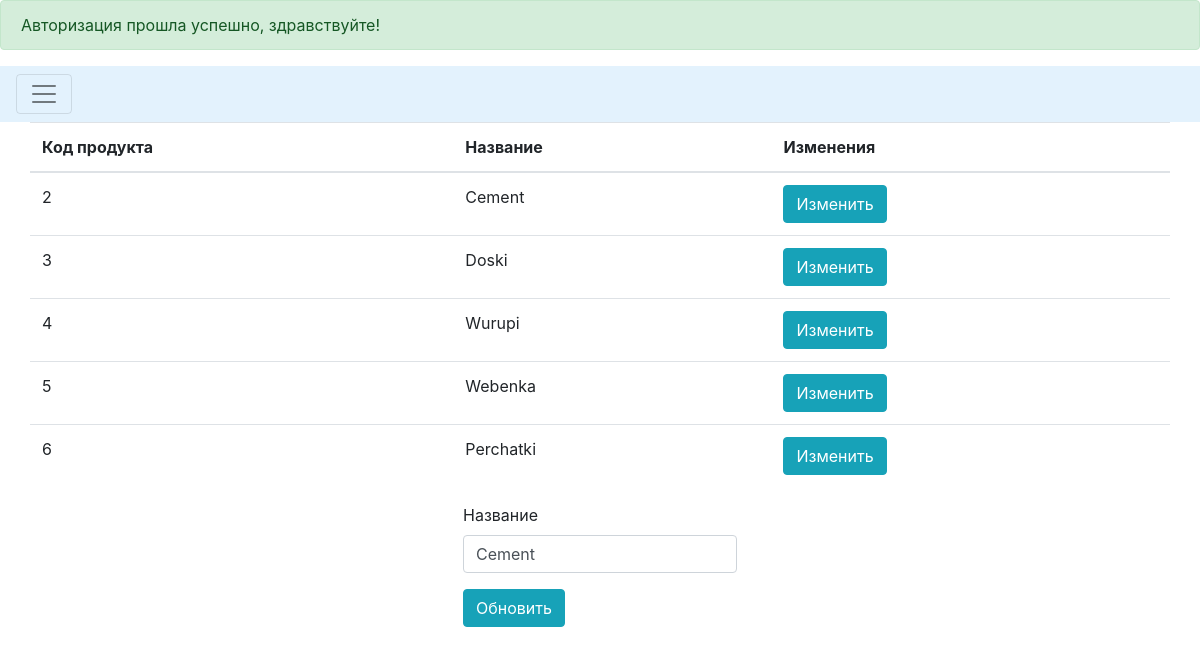
/mylab/products.php?edit=2 (signed in), run on the app's committed database.
### tables this page shows
CREATE TABLE `products` (
  `ID` int(11) NOT NULL,
  `Name` varchar(50) NOT NULL
);

### mylab/processproducts.php (called while the page is built, shortened)
<?php
$mysqli = new mysqli('localhost', 'root', '', 'internetshopdb') or die(mysqli_error($mysqli));
if (isset($_GET['edit'])){
    $ID = $_GET['edit'];
    $update = true;
    $result = $mysqli->query("SELECT * FROM products WHERE ID=$ID ORDER BY ID ASC") or die($mysqli->error);
    if(count(array($result))==1){
        $row = $result->fetch_array();
        $Name = $row['Name'];
    }
}

### mylab/products.php (the view, shortened to what this page needs)
<!DOCTYPE html>
<html>
    <head>
        <link rel="stylesheet" href="https://stackpath.bootstrapcdn.com/bootstrap/4.2.1/css/bootstrap.min.css">
    </head>
    <body>
        <?php require_once 'processproducts.php'; ?>
        <?php
		$link=mysqli_connect("localhost", "root", "", "internetshopdb");
	if (isset($_COOKIE['id']) and isset($_COOKIE['hash']))
	{
		$query = mysqli_query($link, "SELECT * FROM users WHERE user_id = '".intval($_COOKIE['id'])."' LIMIT 1");
		$userdata = mysqli_fetch_assoc($query);
	}
	else
	{
		print "Включите куки";
	}
        if (isset($_SESSION['message'])): ?>
        <div class="alert alert-<?=$_SESSION['msg_type']?>">
            <?php
                echo $_SESSION['message'];
            ?>
        </div>
        <?php endif ?>
<div class="pos-f-t">
            <nav class="navbar navbar-light" style="background-color: #e3f2fd;">
                <button class="navbar-toggler" type="button" data-toggle="collapse" data-target="#navbarToggleExternalContent" aria-controls="navbarToggleExternalContent" aria-expanded="false" aria-label="Toggle navigation">
                    <span class="navbar-toggler-icon"></span>
                </button>
            </nav>
        </div>
        <div class="container">
        <?php
            $mysqli = new mysqli('localhost', 'root', '', 'internetshopdb') or die(mysqli_error($mysqli));
			$result = $mysqli->query("SELECT * FROM products ORDER BY ID ASC") or die($mysqli->error);
        ?>
        <div class="row justify-content-center">
            <table class="table">
                <thead>
                    <tr>
                        <th>Код продукта</th>
                        <th>Название</th>
                        <?php
					if(($userdata['user_level'] == 2))
					{
					?>
					<th colspan="2">Действия</th>
					<?php
						}
						else if(($userdata['user_level'] == 1))
						{
					?>
					<th colspan="1">Изменения</th>
					<?php
						}
					?>
                    </tr>
                </thead>
        <?php
            while ($row = $result->fetch_assoc()): ?>
                <tr>
                    <td><?php echo $row['ID']; ?></td>
                    <td><?php echo $row['Name']; ?></td>
					<?php
					if(($userdata['user_level'] == 2))
					{
					?>
                    <td>
                        <a href="products.php?edit=<?php echo $row['ID']; ?>"
                           class="btn btn-info">Изменить</a>
                        <a href="processproducts.php?delete=<?php echo $row['ID']; ?>"
                           class="btn btn-danger">Удалить</a>
                    </td>
					<?php
					}
					else if(($userdata['user_level'] == 1))
					{
					?>
					<td>
                        <a href="products.php?edit=<?php echo $row['ID']; ?>"
                           class="btn btn-info">Изменить</a>
                    </td>
					<?php
					}
					?>
                </tr>
            <?php endwhile; ?>
            </table>
        </div>
		<?php
					if(($userdata['user_level'] > 0))
					{
					?>
        <div class="row justify-content-center">
            <form action="processproducts.php" method="POST">
            <div class="form-group">
            <label>Название</label>
            <input type="text" name="Name" class="form-control" pattern="[A-Za-zА-Яа-я, ,]{1,}$"
                   value="<?php echo $Name; ?>" placeholder="Введите название товара" required>
            </div>
            <div class="form-group">
            <?php
            if($update == true):
            ?>
            <button type="submit" class="btn btn-info" name="update">Обновить</button>
            <?php else: ?>
            <button type="submit" class="btn btn-primary" name="save">Добавить</button>
            <?php endif; ?>
            </div>
        </form>
        </div>
			<?php
					}
	?>
    </div>
    </body>
</html>

### data on the page
products: ID "2", Name "Cement"
products: ID "3", Name "Doski"
products: ID "4", Name "Wurupi"
products: ID "5", Name "Webenka"
products: ID "6", Name "Perchatki"

### other printed values
$_SESSION['message'] "Авторизация прошла успешно, здравствуйте!"
